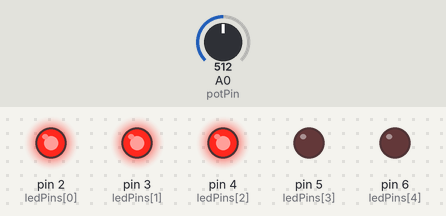
Simulated run of this sketch. Board: Arduino Uno, built with avr-gcc and run on an emulated ATmega328P. On the bench: output pins drawn as LEDs (lit = HIGH). The test bench sets the inputs (shaded band); at power-on: A0 (potPin) = 512.

Above: at 1.2 s.
1.3 s: A0 (potPin) set to 672
2.8 s: A0 (potPin) set to 693
At 3.4 s:
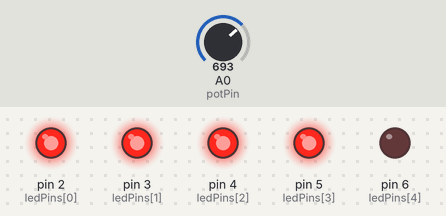
4.3 s: A0 (potPin) set to 511
At 4.7 s:
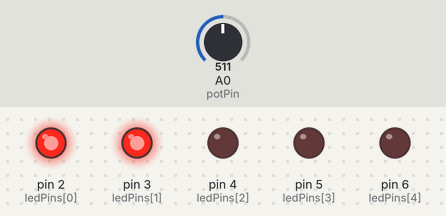
5.8 s: A0 (potPin) set to 352
7.3 s: A0 (potPin) set to 332
At 8.5 s:
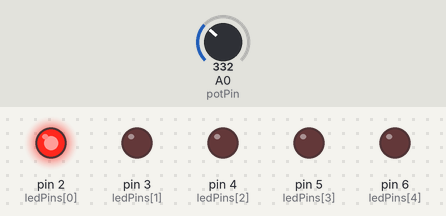
8.8 s: A0 (potPin) set to 716
At 10.0 s:
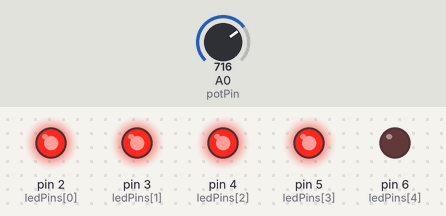
Timing chart, 0 to 11.3 s (numbered marks = the images above; inputs shaded):
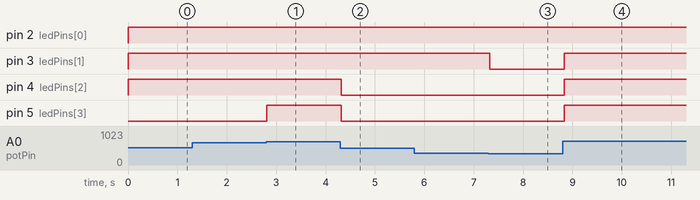

Measured:
- the behaviour switches between 681 and 682 on A0 (potPin) (found by bisection; images 0 and 1)
- the behaviour switches between 341 and 340 on A0 (potPin) (found by bisection; images 2 and 3)
- after the input at 1.3 s, every drawn part: stays the same
- after the input at 2.8 s, pin 5 (ledPins[3]): LOW → HIGH at once
- after the input at 4.3 s, pin 4 (ledPins[2]), pin 5 (ledPins[3]): HIGH → LOW at once
- after the input at 5.8 s, every drawn part: stays the same
- after the input at 7.3 s, pin 3 (ledPins[1]): HIGH → LOW at once
- after the input at 8.8 s, pin 3 (ledPins[1]), pin 4 (ledPins[2]), pin 5 (ledPins[3]): LOW → HIGH at once

The sketch:

sketch.ino
```cpp
const int ledPins[] = {2, 3, 4, 5, 6};
const int potPin = A0;

void setup() {
  for (int i = 0; i < 5; i++) {
    pinMode(ledPins[i], OUTPUT);
  }
}

void loop() {
  int potValue = analogRead(potPin);
  int level = map(potValue, 0, 1023, 0, 6);
  for (int i = 0; i < 5; i++) {
    if (i < level) {
      digitalWrite(ledPins[i], HIGH);
    } else {
      digitalWrite(ledPins[i], LOW);
    }
  }

  delay(50);
}
```
